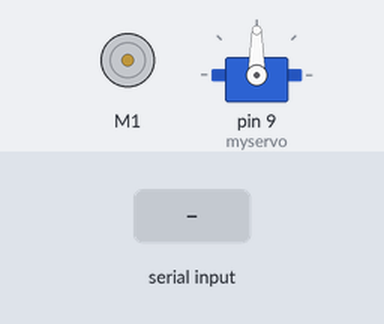
Simulated run of this sketch. Board: Arduino Uno, built with avr-gcc and run on an emulated ATmega328P. On the bench: DC motor (green arrow = forward, orange = backward, longer = faster), servo. The inputs (shaded band) are chosen by the test bench.

Above: at 1.2 s.
1.3 s: "JeansT\n" received over Serial
At 2.7 s:
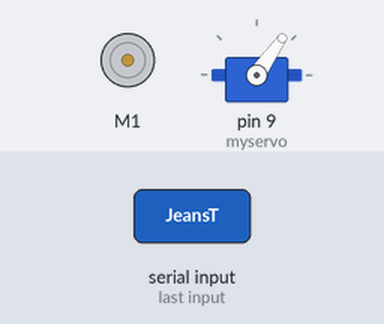
3.0 s: "LeatherT\n" received over Serial
At 3.1 s:
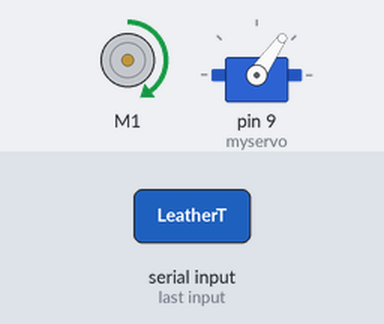
4.7 s: "1\n" received over Serial
At 5.0 s:
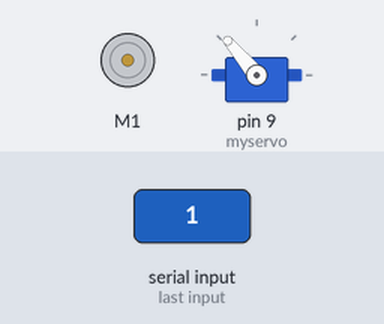
6.2 s: "JeansT\n" received over Serial
At 6.3 s:
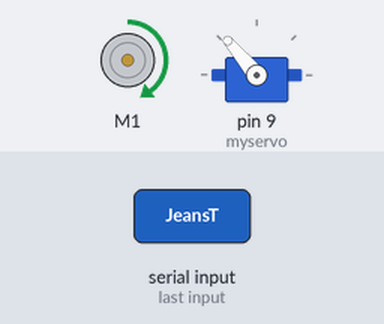
7.9 s: "0\n" received over Serial
At 8.6 s:
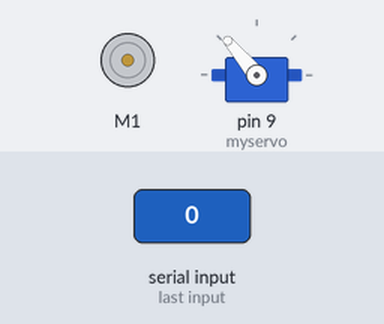
Timing chart, 0 to 10.4 s (numbered marks = the images above; inputs shaded):
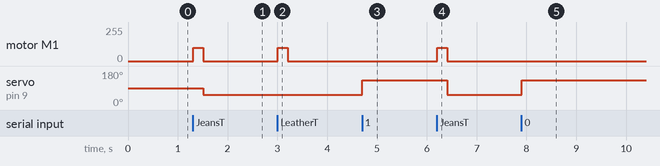

The sketch:

Clothes_Interaction_Arduino.ino
```cpp
#include<AFMotor.h>
#include <Servo.h>

// Defining the motors
Servo myservo;
AF_DCMotor motor(1);

String last_item_touched = "LeatherT";

void setup() {
  Serial.begin(9600);

  motor.setSpeed(100);
    motor.run(RELEASE);

  myservo.attach(9);
}

void loop() {

if(Serial.available() > 0) {
  String touch_clothes = Serial.readStringUntil('\n');
  touch_clothes.trim();

  if(touch_clothes.equals("JeansT") || touch_clothes.equals("LeatherT")){
    checkLastItemTouched(touch_clothes);
  }else {
    bringDown();
  }
}

}

void checkLastItemTouched(String currentItem) {
  if(currentItem.equals(last_item_touched)) {
    bringUp();
  } else {
    changeAndBringUp(currentItem);
  }
}

void changeAndBringUp(String currentItem) {
  last_item_touched = currentItem;
  motor.run(FORWARD);
  delay(200);
  motor.run(RELEASE);

  myservo.write(55);

}

void bringUp() {
  myservo.write(55);
}

void bringDown() {
  myservo.write(130);
}
```

Measured:
- after the input at 1.3 s, motor M1: stopped → forward 100/255 at once, → stopped 0.20 s later; servo on pin 9 (myservo): 90° → 55° after 0.21 s
- after the input at 3.0 s, motor M1: stopped → forward 100/255 at once, → stopped 0.20 s later
- after the input at 4.7 s, servo on pin 9 (myservo): 55° → 130° at once
- after the input at 6.2 s, motor M1: stopped → forward 100/255 at once, → stopped 0.20 s later; servo on pin 9 (myservo): 130° → 55° after 0.21 s
- after the input at 7.9 s, servo on pin 9 (myservo): 55° → 130° at once
